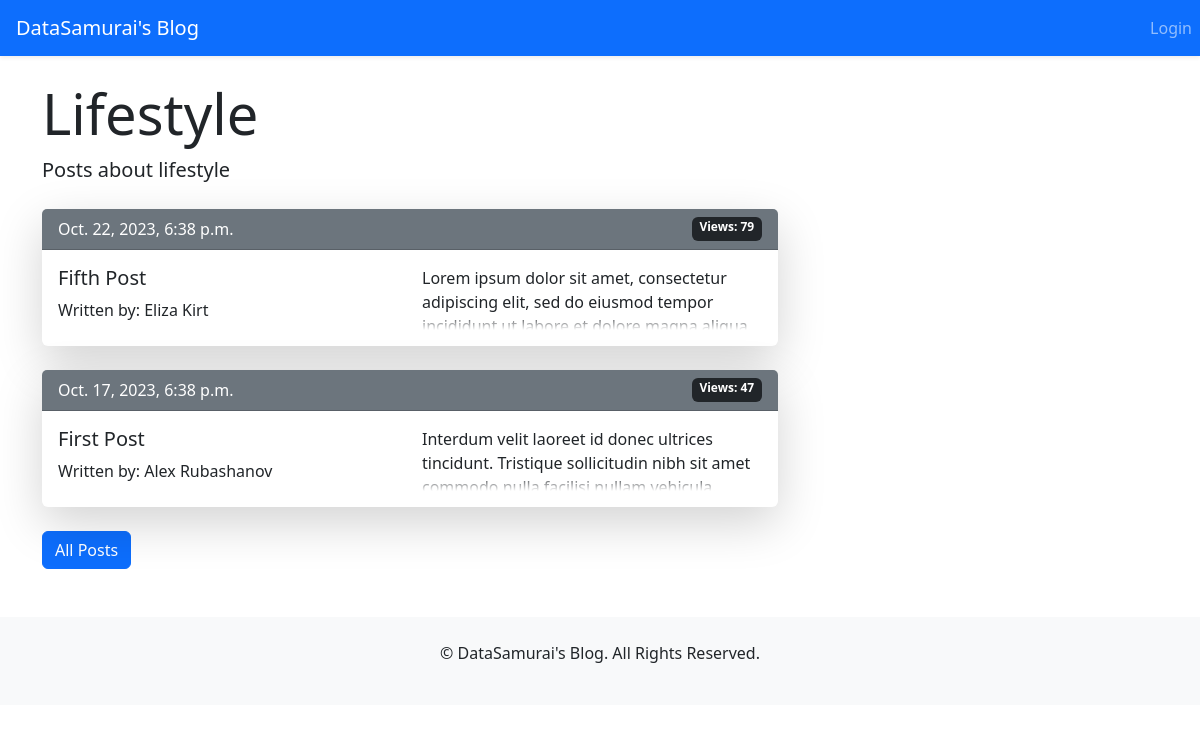
Page /blog/category/3/ on the committed database.
### posts/models.py (models this page shows, shortened)
class Category(models.Model):
    title = models.CharField(max_length=30)
    description = models.TextField()
    class Meta:
        ordering = ['title']

class Post(models.Model):
    title = models.CharField(max_length=50, unique=True)
    content = models.TextField()
    category = models.ForeignKey('Category', on_delete=models.SET_NULL, null=True)
    date_published = models.DateTimeField(auto_now_add=True)
    date_edited = models.DateTimeField(auto_now=True)
    views = models.PositiveIntegerField(default=0)
    author = models.ForeignKey(settings.AUTH_USER_MODEL, on_delete=models.SET_NULL, null=True)
    is_published = models.BooleanField(default=False)
    class Meta:
        ordering = ['-date_published']

### posts/views.py (the view)
# urls.py: path('category/<int:category_id>/', views.view_category, name='view_category'),
def view_category(request, category_id):
    category = get_object_or_404(Category, pk=category_id)
    context = {
        'category': category,
        'posts': category.post_set.all()
    }
    return render(request, 'posts/view_category.html', context=context)

### templates/posts/view_category.html
{% extends 'base.html' %}
{% block page_content %}
    <h2 class="display-4">{{ category.title }}</h2>
    <p class="lead">{{ category.description }}</p>
    <div class="row mt-4">
        <div class="col-md-8">
            {% for post in posts %}
                {% if post.is_published %}
                    <div class="card mb-4 border-0 shadow-lg">
                        <div class="card-header bg-secondary text-white d-flex justify-content-between">
                            <span>{{ post.date_published }}</span>
                            <span class="badge bg-dark">Views: {{ post.views }}</span>
                        </div>
                        <div class="card-body">
                            <div class="row">
                                <div class="col-md-6">
                                    <h5 class="card-title">
                                        <a href="{% url 'view_post' post.id %}" class="text-dark text-decoration-none">
                                            {{ post.title }}
                                        </a>
                                    </h5>
                                    <p class="card-text">Written
                                        by: {{ post.author.first_name }} {{ post.author.last_name }}</p>
                                </div>
                                <div class="col-md-6">
                                    <div class="fade-out">
                                        {{ post.content|slice:":300" }}
                                    </div>
                                </div>
                            </div>
                        </div>
                    </div>
                {% endif %}
            {% endfor %}
        </div>
    </div>
    <a href="{% url 'listing' %}" class="btn btn-primary">All Posts</a>
{% endblock %}

### templates/base.html (style rules this page uses)
.fade-out { position: relative; height: 4em; overflow: hidden; }
.fade-out::before { content: ""; position: absolute; bottom: 0; left: 0; width: 100%; height: 1em; background: linear-gradient(to top, white, transparent); }

### rows in the picture
Category: title "Lifestyle", description "Posts about lifestyle"
Post: date_published "Oct. 22, 2023, 6:38 p.m.", views "79", title "Fifth Post", author.first_name "Eliza", author.last_name "Kirt", content "Lorem ipsum dolor sit amet, consectetur adipiscing elit, sed do eiusmod tempor…"
Post: date_published "Oct. 17, 2023, 6:38 p.m.", views "47", title "First Post", author.first_name "Alex", author.last_name "Rubashanov", content "Interdum velit laoreet id donec ultrices tincidunt. Tristique sollicitudin nibh sit amet…"
